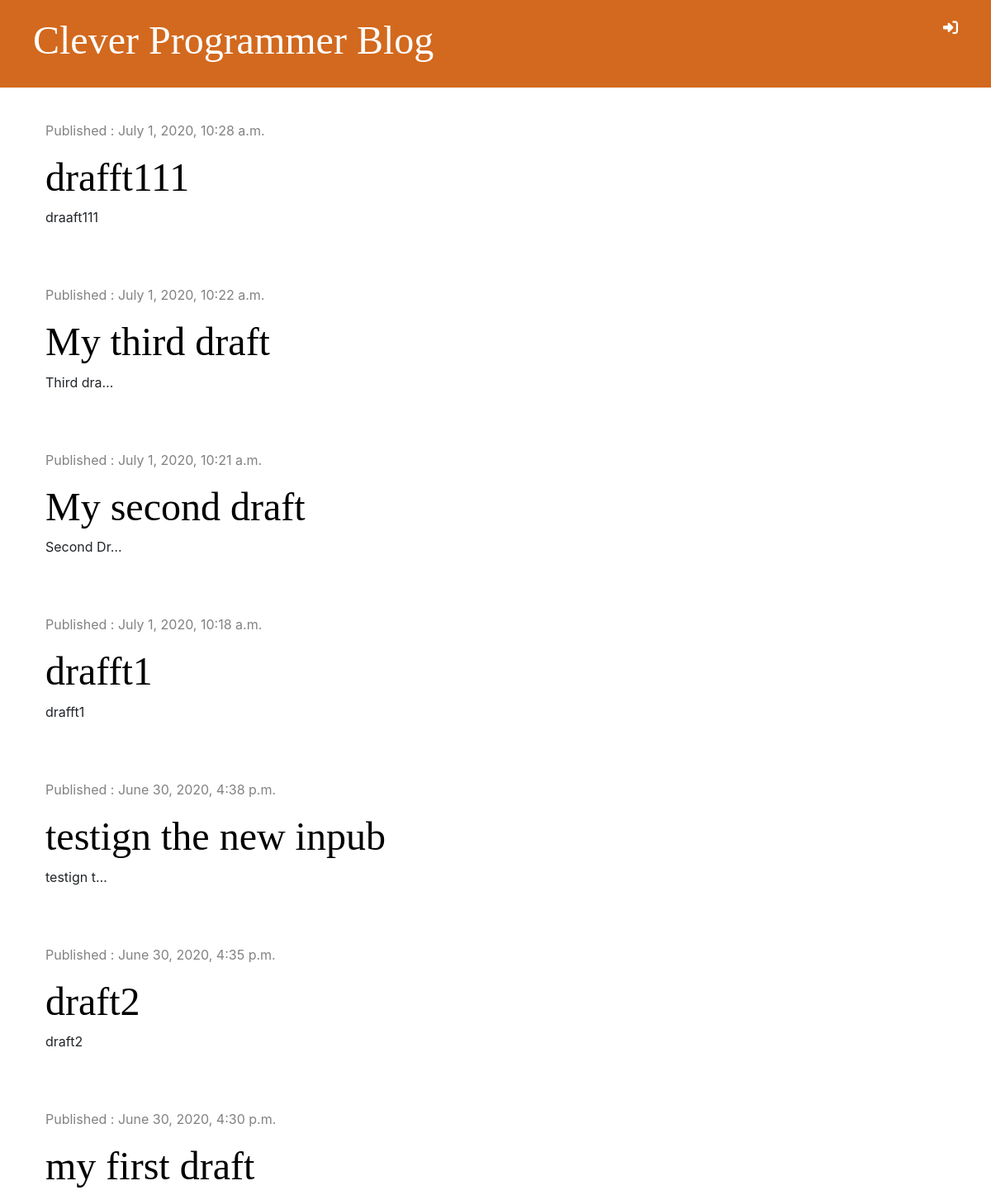
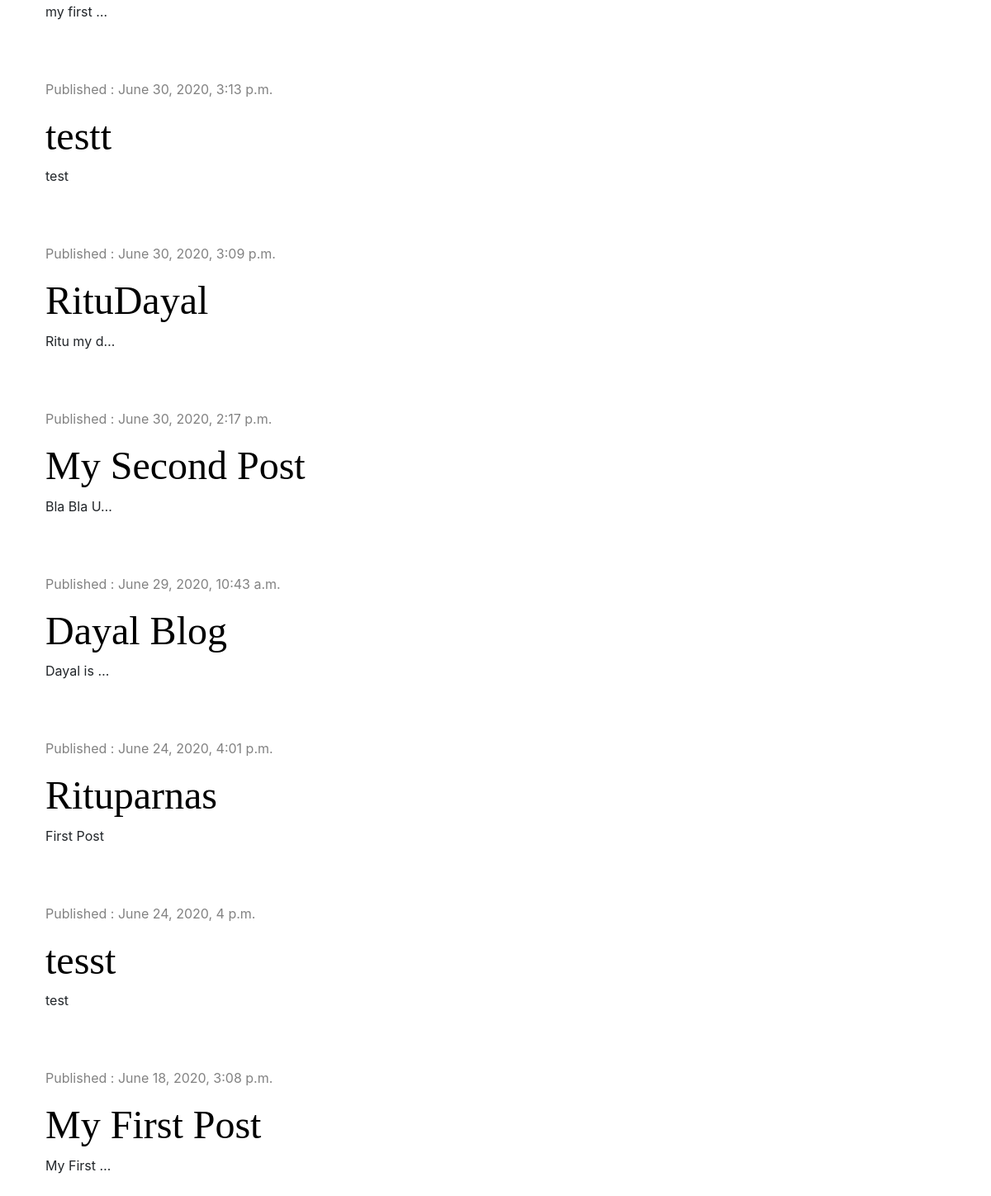
The page / on the database its author committed (2 pictures, top to bottom).
### blog/models.py (models this page shows, shortened)
class Post(models.Model):
    author = models.ForeignKey('auth.user', on_delete=models.CASCADE)
    title = models.CharField(max_length=200)
    text = models.TextField()
    created_date = models.DateTimeField(default=timezone.now)
    published_date = models.DateTimeField(blank=True, null=True)

### blog/views.py (the view)
# urls.py: path('', views.post_list, name='post_list'),
def post_list(request):
    posts = Post.objects.filter(published_date__lte=timezone.now()).order_by('-published_date')
    stuff_for_frontend = {'posts': posts}
    return render(request, 'blog/post_list.html', stuff_for_frontend)

### blog/templates/blog/post_list.html (shortened to what this page needs)
{% extends 'blog/base.html' %}
{% block content %}
    {% for post in posts %}
        <div class="post">
            <div class="date">
                <p> Published : {{ post.published_date }}</p>
            </div>
            <h2><a href="{% url 'post_detail' pk=post.pk %}"> {{ post.title }} </a> </h2>
            <p> {{ post.text|truncatechars:10|linebreaksbr }}</p>
        </div>
    {% endfor %}
{% endblock %}

### blog/static/css/blog.css (style rules this page uses)
h1, h2, h3, h4 { font-family: 'Droid Sans', serif; font-size: 48px; }
.date { color: #828282; }
.post { margin-bottom: 70px; }
.post h2 a { color: #000000; }

### rows shown on the page
Post: published_date "July 1, 2020, 10:28 a.m.", title "drafft111", text "draaft111"
Post: published_date "July 1, 2020, 10:22 a.m.", title "My third draft", text "Third dra…"
Post: published_date "July 1, 2020, 10:21 a.m.", title "My second draft", text "Second Dr…"
Post: published_date "July 1, 2020, 10:18 a.m.", title "drafft1", text "drafft1"
Post: published_date "June 30, 2020, 4:38 p.m.", title "testign the new inpub", text "testign t…"
Post: published_date "June 30, 2020, 4:35 p.m.", title "draft2", text "draft2"
Post: published_date "June 30, 2020, 4:30 p.m.", title "my first draft", text "my first …"
Post: published_date "June 30, 2020, 3:13 p.m.", title "testt", text "test"
Post: published_date "June 30, 2020, 3:09 p.m.", title "RituDayal", text "Ritu my d…"
Post: published_date "June 30, 2020, 2:17 p.m.", title "My Second Post", text "Bla Bla U…"
Post: published_date "June 29, 2020, 10:43 a.m.", title "Dayal Blog", text "Dayal is …"
Post: published_date "June 24, 2020, 4:01 p.m.", title "Rituparnas", text "First Post"
Post: published_date "June 24, 2020, 4 p.m.", title "tesst", text "test"
Post: published_date "June 18, 2020, 3:08 p.m.", title "My First Post", text "My First …"
